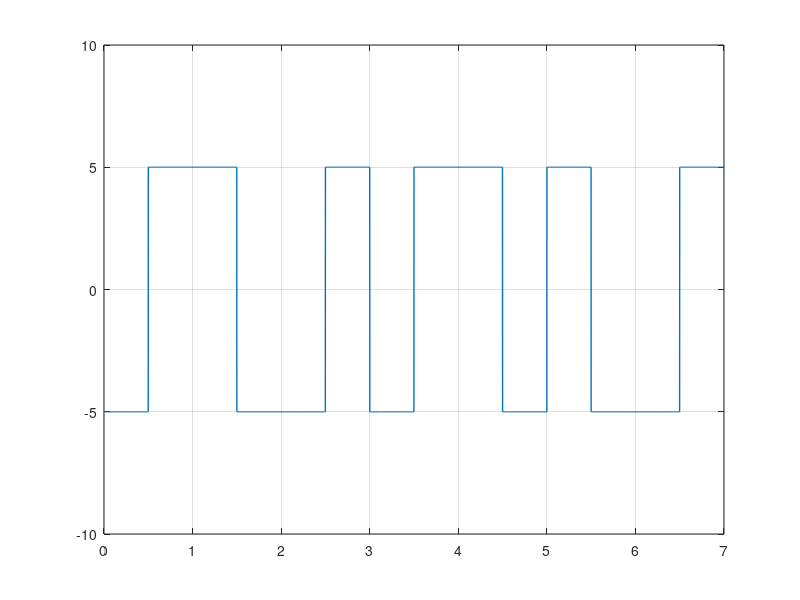

Here is the MATLAB script that generated this plot:
clc; #... Clear command line
clear all; #... Clear variables
close all; #... Clear figures

bits = [1 0 1 1 0 0 1];

#... Modulation

bitrate = 1; #... Number of bits per second
voltage = 5;

samplingRate = 1000;
samplingTime = 1/samplingRate;

endTime = length(bits)/bitrate;
time = 0:samplingTime:endTime;

index = 1;

for i = 1:length(time)
    if bits(index) == 1
        modulation(i) = -voltage;
    else
        modulation(i) = voltage;
    endif
    if time(i)*bitrate >= index-1/2
        modulation(i) = -modulation(i);
    endif
    if time(i)*bitrate >= index
        index = index+1;
    endif
endfor

plot(time, modulation, "LineWidth", 1);
axis([0 endTime -voltage-5 voltage+5]);
grid on;

#... Demodulation

index = 1

for i = 1:length(modulation)
    if modulation(i) == -voltage && time(i)*bitrate < index-1/2
        demodultaion(index) = 1;
    endif
    if modulation(i) == voltage && time(i)*bitrate < index-1/2
        demodultaion(index) = 0;
    endif
    if time(i)*bitrate >= index
        index = index+1;
    endif
endfor

disp(demodultaion);
